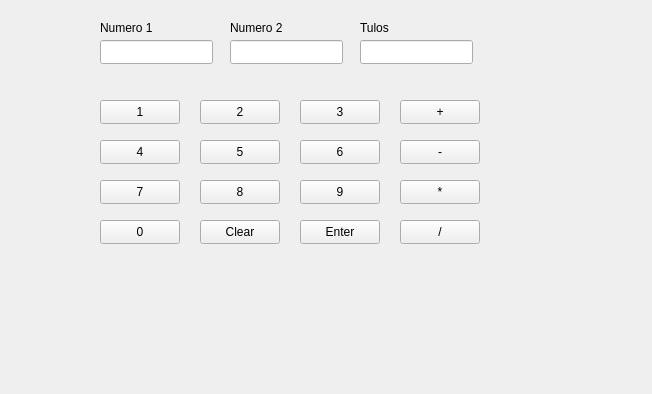
<?xml version="1.0" encoding="UTF-8"?>
<ui version="4.0">
 <class>MainWindow</class>
 <widget class="QMainWindow" name="MainWindow">
  <property name="geometry">
   <rect>
    <x>0</x>
    <y>0</y>
    <width>652</width>
    <height>394</height>
   </rect>
  </property>
  <property name="windowTitle">
   <string>MainWindow</string>
  </property>
  <widget class="QWidget" name="centralwidget">
   <widget class="QPushButton" name="N1">
    <property name="geometry">
     <rect>
      <x>100</x>
      <y>100</y>
      <width>80</width>
      <height>24</height>
     </rect>
    </property>
    <property name="text">
     <string>1</string>
    </property>
   </widget>
   <widget class="QPushButton" name="N2">
    <property name="geometry">
     <rect>
      <x>200</x>
      <y>100</y>
      <width>80</width>
      <height>24</height>
     </rect>
    </property>
    <property name="text">
     <string>2</string>
    </property>
   </widget>
   <widget class="QPushButton" name="N3">
    <property name="geometry">
     <rect>
      <x>300</x>
      <y>100</y>
      <width>80</width>
      <height>24</height>
     </rect>
    </property>
    <property name="text">
     <string>3</string>
    </property>
   </widget>
   <widget class="QPushButton" name="Plus">
    <property name="geometry">
     <rect>
      <x>400</x>
      <y>100</y>
      <width>80</width>
      <height>24</height>
     </rect>
    </property>
    <property name="text">
     <string>+</string>
    </property>
   </widget>
   <widget class="QLineEdit" name="num1">
    <property name="geometry">
     <rect>
      <x>100</x>
      <y>40</y>
      <width>113</width>
      <height>24</height>
     </rect>
    </property>
   </widget>
   <widget class="QLineEdit" name="num2">
    <property name="geometry">
     <rect>
      <x>230</x>
      <y>40</y>
      <width>113</width>
      <height>24</height>
     </rect>
    </property>
   </widget>
   <widget class="QLineEdit" name="result">
    <property name="geometry">
     <rect>
      <x>360</x>
      <y>40</y>
      <width>113</width>
      <height>24</height>
     </rect>
    </property>
   </widget>
   <widget class="QLabel" name="label">
    <property name="geometry">
     <rect>
      <x>100</x>
      <y>20</y>
      <width>61</width>
      <height>16</height>
     </rect>
    </property>
    <property name="text">
     <string>Numero 1</string>
    </property>
   </widget>
   <widget class="QLabel" name="label_2">
    <property name="geometry">
     <rect>
      <x>230</x>
      <y>20</y>
      <width>61</width>
      <height>16</height>
     </rect>
    </property>
    <property name="text">
     <string>Numero 2</string>
    </property>
   </widget>
   <widget class="QLabel" name="label_3">
    <property name="geometry">
     <rect>
      <x>360</x>
      <y>20</y>
      <width>49</width>
      <height>16</height>
     </rect>
    </property>
    <property name="text">
     <string>Tulos</string>
    </property>
   </widget>
   <widget class="QPushButton" name="Miinus">
    <property name="geometry">
     <rect>
      <x>400</x>
      <y>140</y>
      <width>80</width>
      <height>24</height>
     </rect>
    </property>
    <property name="text">
     <string>-</string>
    </property>
   </widget>
   <widget class="QPushButton" name="Kerto">
    <property name="geometry">
     <rect>
      <x>400</x>
      <y>180</y>
      <width>80</width>
      <height>24</height>
     </rect>
    </property>
    <property name="text">
     <string>*</string>
    </property>
   </widget>
   <widget class="QPushButton" name="Jako">
    <property name="geometry">
     <rect>
      <x>400</x>
      <y>220</y>
      <width>80</width>
      <height>24</height>
     </rect>
    </property>
    <property name="text">
     <string>/</string>
    </property>
   </widget>
   <widget class="QPushButton" name="N4">
    <property name="geometry">
     <rect>
      <x>100</x>
      <y>140</y>
      <width>80</width>
      <height>24</height>
     </rect>
    </property>
    <property name="text">
     <string>4</string>
    </property>
   </widget>
   <widget class="QPushButton" name="N5">
    <property name="geometry">
     <rect>
      <x>200</x>
      <y>140</y>
      <width>80</width>
      <height>24</height>
     </rect>
    </property>
    <property name="text">
     <string>5</string>
    </property>
   </widget>
   <widget class="QPushButton" name="N6">
    <property name="geometry">
     <rect>
      <x>300</x>
      <y>140</y>
      <width>80</width>
      <height>24</height>
     </rect>
    </property>
    <property name="text">
     <string>6</string>
    </property>
   </widget>
   <widget class="QPushButton" name="N7">
    <property name="geometry">
     <rect>
      <x>100</x>
      <y>180</y>
      <width>80</width>
      <height>24</height>
     </rect>
    </property>
    <property name="text">
     <string>7</string>
    </property>
   </widget>
   <widget class="QPushButton" name="N8">
    <property name="geometry">
     <rect>
      <x>200</x>
      <y>180</y>
      <width>80</width>
      <height>24</height>
     </rect>
    </property>
    <property name="text">
     <string>8</string>
    </property>
   </widget>
   <widget class="QPushButton" name="N9">
    <property name="geometry">
     <rect>
      <x>300</x>
      <y>180</y>
      <width>80</width>
      <height>24</height>
     </rect>
    </property>
    <property name="text">
     <string>9</string>
    </property>
   </widget>
   <widget class="QPushButton" name="N0">
    <property name="geometry">
     <rect>
      <x>100</x>
      <y>220</y>
      <width>80</width>
      <height>24</height>
     </rect>
    </property>
    <property name="text">
     <string>0</string>
    </property>
   </widget>
   <widget class="QPushButton" name="Clear">
    <property name="geometry">
     <rect>
      <x>200</x>
      <y>220</y>
      <width>80</width>
      <height>24</height>
     </rect>
    </property>
    <property name="text">
     <string>Clear</string>
    </property>
   </widget>
   <widget class="QPushButton" name="Enter">
    <property name="geometry">
     <rect>
      <x>300</x>
      <y>220</y>
      <width>80</width>
      <height>24</height>
     </rect>
    </property>
    <property name="text">
     <string>Enter</string>
    </property>
   </widget>
  </widget>
 </widget>
 <resources/>
 <connections/>
</ui>
